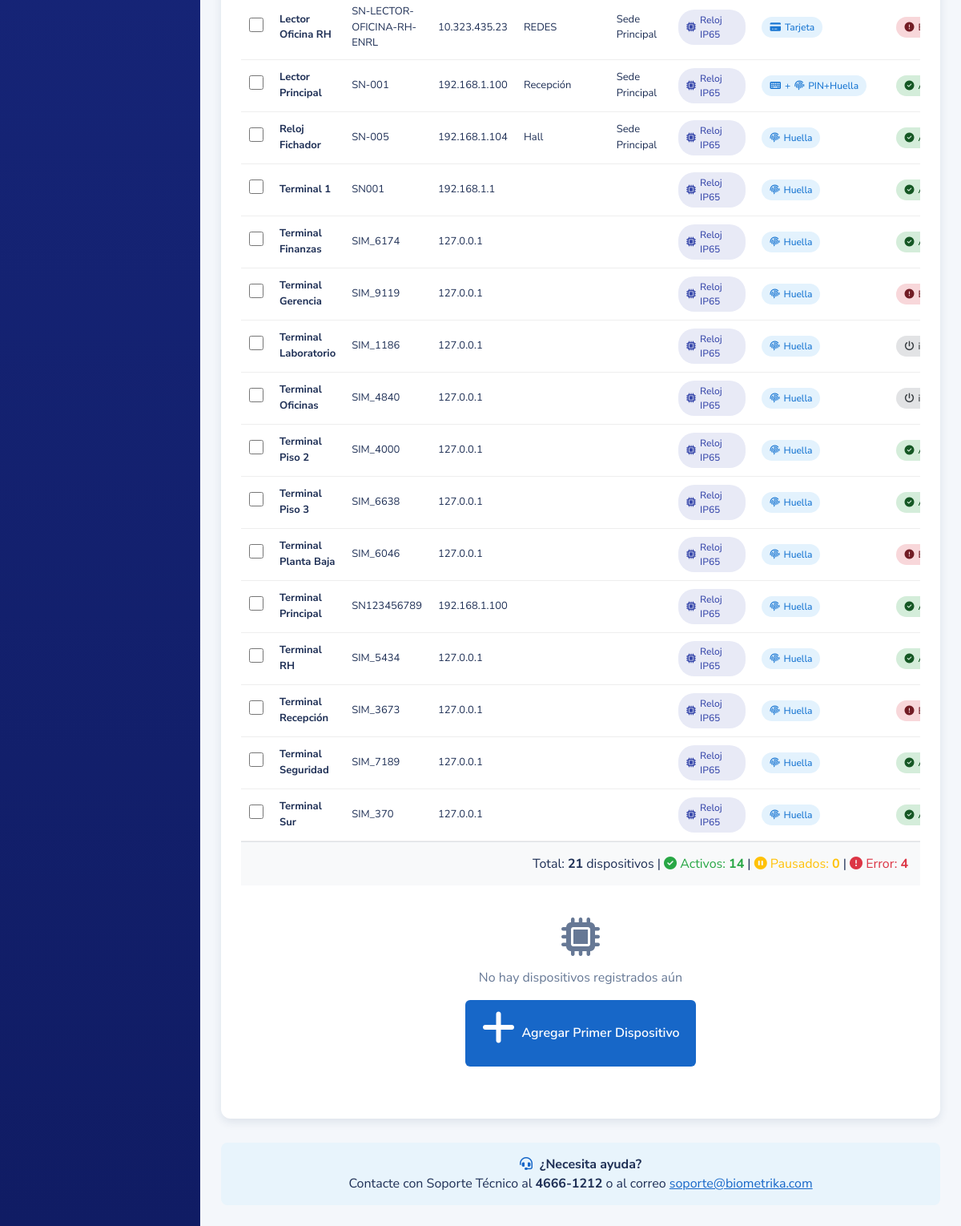
Before: /dispositivos/ (signed in, lower part) with the older database file.
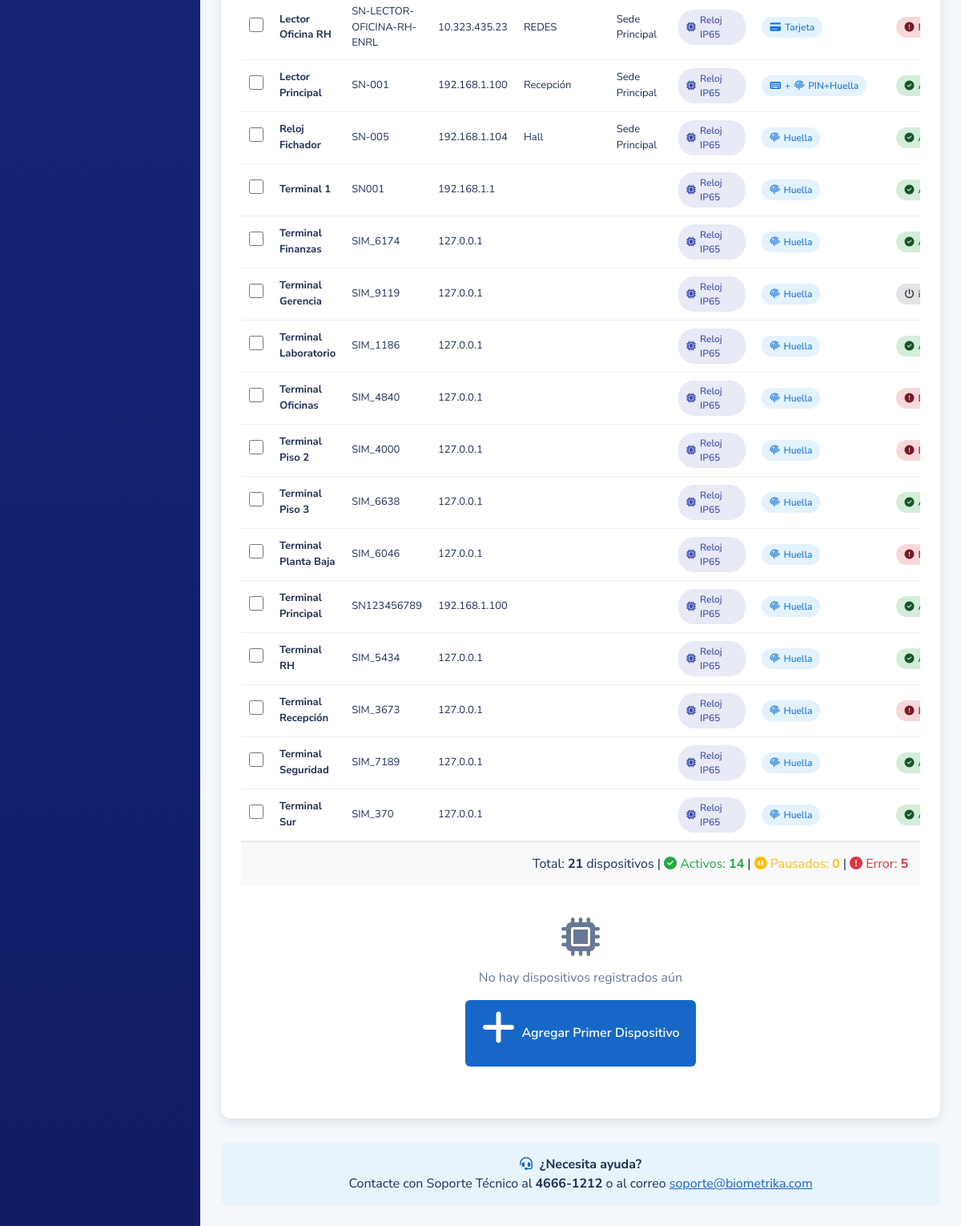
After: the same page with the newer database file.
### dispositivos/models.py (models this page shows, shortened)
class Dispositivo(models.Model):
    TIPO_DISPOSITIVO_CHOICES = [
        ('pin', 'Solo PIN'),
        ('huella', 'Solo Huella Digital'),
        ('tarjeta', 'Solo Tarjeta RFID'),
        ('pin_huella', 'PIN + Huella'),
        ('pin_tarjeta', 'PIN + Tarjeta'),
        ('huella_tarjeta', 'Huella + Tarjeta'),
    ]
    MODELO_DISPOSITIVO_CHOICES = [
        ('reloj_ip65', 'Control de Acceso por Huella – Reloj – IP – IP65'),
        ('molinete_zk', 'Molinete Biométrico ZK TS2022'),
    ]
    TIPO_SEDE_CHOICES = [
        ('sede', 'Sede Principal'),
        ('oficina', 'Oficina'),
        ('area', 'Área Específica'),
        ('almacen', 'Almacén'),
    ]
    ESTADO_CHOICES = [
        ('activo', 'Activo'),
        ('pausado', 'Pausado'),
        ('error', 'Error'),
        ('sin_conexion', 'Sin Conexión'),
        ('apagado', 'Apagado'),
    ]
    ZONA_HORARIA_CHOICES = [
        ('America/Mexico_City', 'CDMX (UTC-6)'),
        ('America/Bogota', 'Bogotá (UTC-5)'),
        ('America/Buenos_Aires', 'Buenos Aires (UTC-3)'),
        ('America/Lima', 'Lima (UTC-5)'),
        ('America/Santiago', 'Santiago (UTC-4)'),
    ]
    nombre = models.CharField(max_length=100, verbose_name='Nombre del Dispositivo')
    numero_serie = models.CharField(max_length=50, unique=True, verbose_name='Número de Serie')
    tipo_sede = models.CharField(max_length=20, choices=TIPO_SEDE_CHOICES, verbose_name='Tipo de Sede')
    area = models.CharField(max_length=100, verbose_name='Área/Ubicación')
    direccion = models.CharField(max_length=200, blank=True, verbose_name='Dirección Física')
    direccion_ip = models.GenericIPAddressField(verbose_name='Dirección IP')
    zona_horaria = models.CharField(max_length=50, choices=ZONA_HORARIA_CHOICES, verbose_name='Zona Horaria')
    intervalo_solicitud = models.IntegerField(default=5, verbose_name='Intervalo de Solicitud (minutos)')
    estado = models.CharField(max_length=20, choices=ESTADO_CHOICES, default='activo', verbose_name='Estado')
    tipo_dispositivo = models.CharField(max_length=20, choices=TIPO_DISPOSITIVO_CHOICES, default='pin_huella', verbose_name='Tipo de Dispositivo')
    modelo_dispositivo = models.CharField(max_length=50, choices=MODELO_DISPOSITIVO_CHOICES, default='reloj_ip65', verbose_name='Modelo del Dispositivo')
    observaciones = models.TextField(blank=True, verbose_name='Observaciones')
    modelos_cargados = models.TextField(blank=True, verbose_name='Modelos Cargados (JSON)')
    ultima_carga_modelos = models.DateTimeField(blank=True, null=True, verbose_name='Última Carga de Modelos')
    ultima_conexion = models.DateTimeField(auto_now=True, verbose_name='Última Conexión')
    fecha_registro = models.DateTimeField(auto_now_add=True, verbose_name='Fecha de Registro')
    api_key = models.CharField(max_length=100, unique=True, blank=True, verbose_name='API Key')
    class Meta:
        verbose_name = 'Dispositivo'
        verbose_name_plural = 'Dispositivos'
        ordering = ['nombre']

### dispositivos/views.py (the view)
# urls.py: path('', views.lista_dispositivos, name='lista'),
@login_required
def lista_dispositivos(request):
    dispositivos = Dispositivo.objects.all()
    context = {
        'dispositivos': dispositivos,
        'total_activos': dispositivos.filter(estado='activo').count(),
        'total_pausados': dispositivos.filter(estado='pausado').count(),
        'total_error': dispositivos.filter(estado='error').count(),
    }
    return render(request, 'dispositivos/lista.html', context)

### templates/dispositivos/lista.html (shortened to what the changed rows need)
{% extends 'dashboard/base.html' %}
{% load static %}
{% block content %}
<link rel="stylesheet" href="{% static 'css/style_dispositivos.css' %}">
<div class="dispositivos-container">
    <div class="main-container">
        <div class="list-panel">
            <div class="tabla-container">
                <table id="tablaDispositivos">
                    <tbody id="cuerpoTabla">
                        {% for dispositivo in dispositivos %}
                        <tr data-id="{{ dispositivo.id }}">
                            <td class="checkbox-cell">
                                <input type="checkbox" class="checkbox-dispositivo" data-id="{{ dispositivo.id }}" data-nombre="{{ dispositivo.nombre }}" onchange="actualizarContadorSeleccionados()">
                            </td>
                            <td><strong>{{ dispositivo.nombre }}</strong></td>
                            <td>{{ dispositivo.numero_serie }}</td>
                            <td>{{ dispositivo.direccion_ip }}</td>
                            <td>{{ dispositivo.area }}</td>
                            <td>{{ dispositivo.get_tipo_sede_display }}</td>
                            <td>
                                <span class="badge-modelo">
                                    <i class="fa-solid fa-microchip"></i>
                                    {% if dispositivo.modelo_dispositivo == 'reloj_ip65' %}
                                        Reloj IP65
                                    {% else %}
                                        Molinete ZK TS2022
                                    {% endif %}
                                </span>
                            </td>
                            <td>
                                <span class="badge-tipo">
                                    {% if dispositivo.tipo_dispositivo == 'pin' %}
                                        <i class="fa-solid fa-keyboard"></i> PIN
                                    {% elif dispositivo.tipo_dispositivo == 'huella' %}
                                        <i class="fa-solid fa-fingerprint"></i> Huella
                                    {% elif dispositivo.tipo_dispositivo == 'tarjeta' %}
                                        <i class="fa-solid fa-credit-card"></i> Tarjeta
                                    {% elif dispositivo.tipo_dispositivo == 'pin_huella' %}
                                        <i class="fa-solid fa-keyboard"></i> + <i class="fa-solid fa-fingerprint"></i> PIN+Huella
                                    {% elif dispositivo.tipo_dispositivo == 'pin_tarjeta' %}
                                        <i class="fa-solid fa-keyboard"></i> + <i class="fa-solid fa-credit-card"></i> PIN+Tarjeta
                                    {% elif dispositivo.tipo_dispositivo == 'huella_tarjeta' %}
                                        <i class="fa-solid fa-fingerprint"></i> + <i class="fa-solid fa-credit-card"></i> Huella+Tarjeta
                                    {% endif %}
                                </span>
                            </td>
                            <td>
                                <span class="badge-estado {% if dispositivo.estado == 'activo' %}badge-activo{% elif dispositivo.estado == 'pausado' %}badge-pausado{% elif dispositivo.estado == 'error' %}badge-error{% else %}badge-sin_conexion{% endif %}">
                                    <i class="fa-solid
                                        {% if dispositivo.estado == 'activo' %}fa-check-circle
                                        {% elif dispositivo.estado == 'pausado' %}fa-pause-circle
                                        {% elif dispositivo.estado == 'error' %}fa-exclamation-circle
                                        {% elif dispositivo.estado == 'sin_conexion' %}fa-wifi
                                        {% else %}fa-power-off{% endif %}"></i>
                                </span>
                            </td>
                        </tr>
                        {% endfor %}
                    </tbody>
                </table>
            </div>
            <div id="estadisticas-footer" style="padding: 15px; background: #f8f9fa; text-align: right; border-top: 1px solid #dee2e6;">
                <span style="color: #dc3545;"><i class="fa-solid fa-exclamation-circle"></i> Error: <strong id="total-error">{{ total_error }}</strong></span>
            </div>
        </div>
    </div>
</div>
{% endblock %}

Changed rows visible on the page:
changed Dispositivo "Terminal Gerencia": estado "error" → "inactivo" (drawn)
changed Dispositivo "Terminal Laboratorio": estado "inactivo" → "activo" (drawn)
changed Dispositivo "Terminal Oficinas": estado "inactivo" → "error" (drawn)
changed Dispositivo "Terminal Piso 2": estado "activo" → "error" (drawn)
Other visible differences:
{{ total_error }}: "4" → "5"
